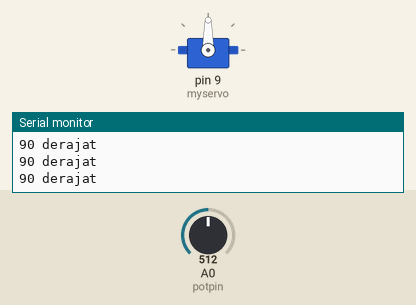
A sketch run on a simulated Arduino Uno, built with avr-gcc and run on an emulated ATmega328P. Shown: servo, the last lines printed to the serial monitor. Inputs (shaded band) come from the test bench; at power-on: A0 (potpin) = 512.

Above: at 1.2 s.
1.3 s: A0 (potpin) set to 555
At 1.7 s:
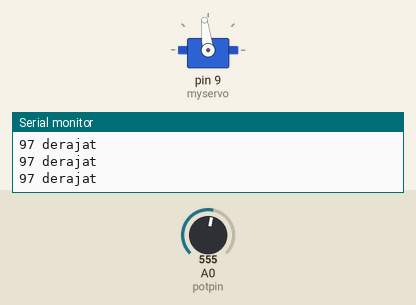
2.8 s: A0 (potpin) set to 585
At 3.9 s:
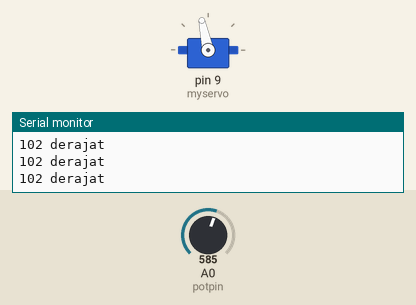
4.3 s: A0 (potpin) set to 306
At 5.0 s:
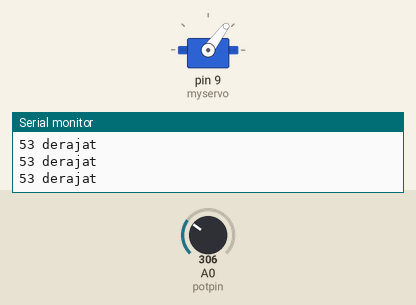
5.8 s: A0 (potpin) set to 122
At 7.0 s:
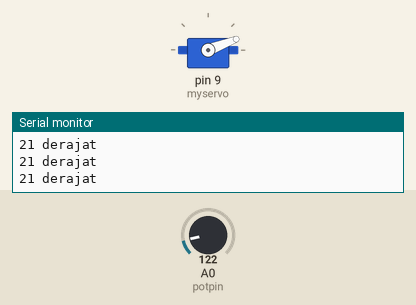
7.3 s: A0 (potpin) set to 59
At 8.5 s:
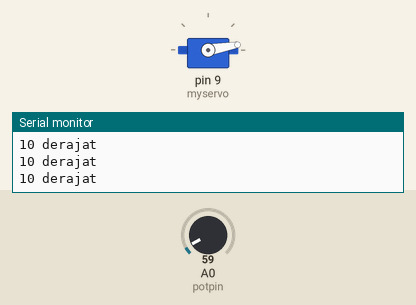
8.8 s: A0 (potpin) set to 51
At 9.7 s:
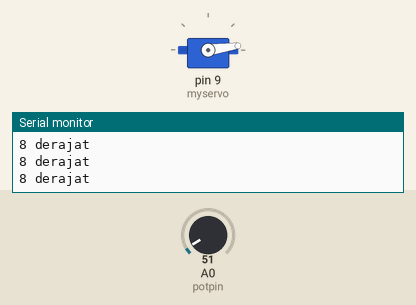
Timing chart, 0 to 11.8 s (numbered marks = the images above; inputs shaded):
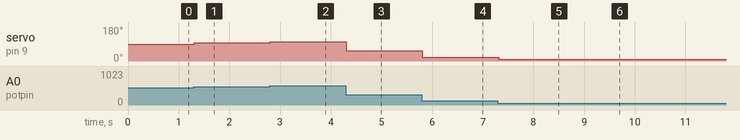

The sketch:

kodinganMotorServo.ino
```cpp
#include <Servo.h>
Servo myservo;
int potpin = A0;
int val;
void setup() {
  myservo.attach(9);
  Serial.begin(9600);
}

void loop() {
    val = analogRead (potpin);
    val = map(val,0,1023,0,180);
    myservo.write(val);
    Serial.print(val);
    Serial.println(" derajat");
    delay(15);
}
```

Measured:
- after the input at 1.3 s, servo on pin 9 (myservo): 90° → 97° at once
- after the input at 2.8 s, servo on pin 9 (myservo): 97° → 102° at once
- after the input at 4.3 s, servo on pin 9 (myservo): 102° → 53° at once
- after the input at 5.8 s, servo on pin 9 (myservo): 53° → 21° at once
- after the input at 7.3 s, servo on pin 9 (myservo): 21° → 10° at once
- after the input at 8.8 s, servo on pin 9 (myservo): 10° → 8° at once
